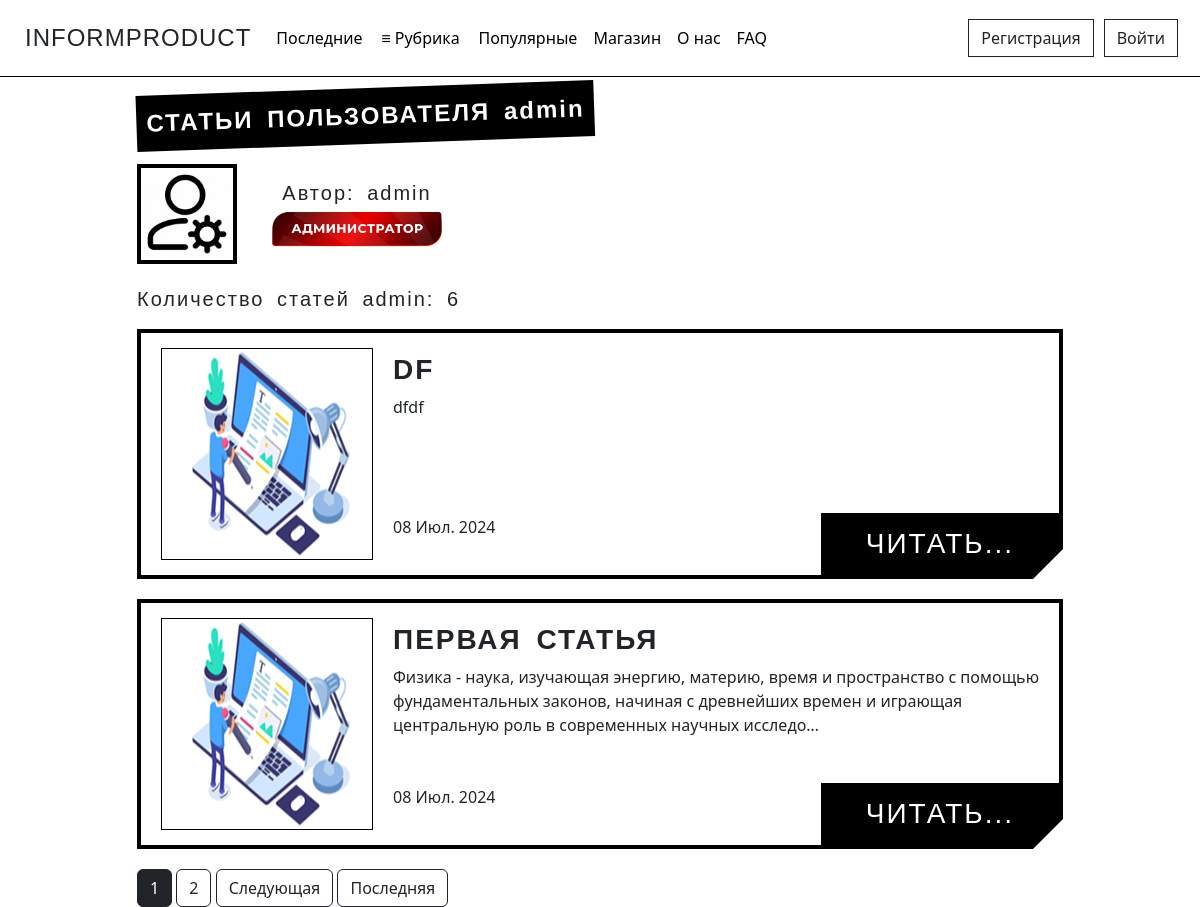
Page /articles/admin on the earlier database version.
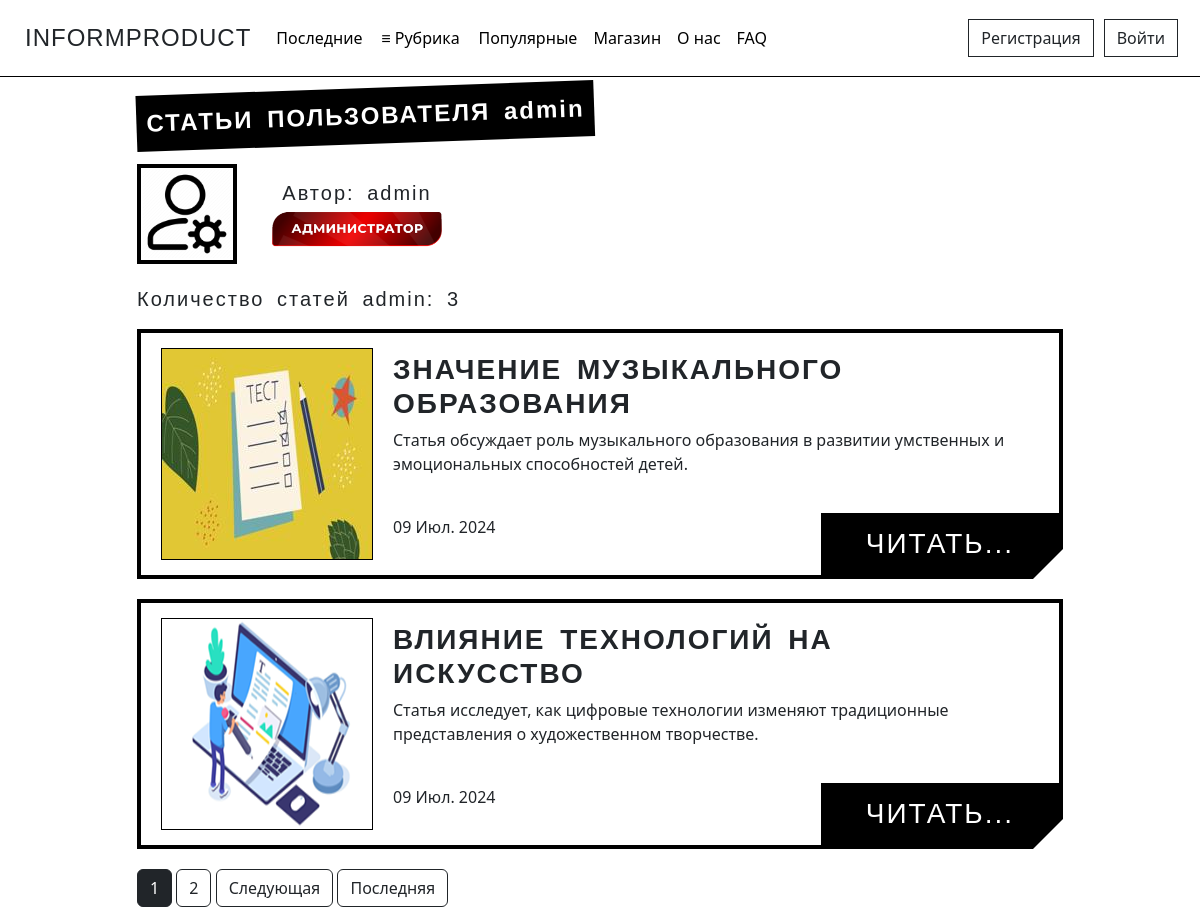
Same page on the later database version.
### journal/models.py (models this page shows, shortened)
class Article(models.Model):
    CATEGORY_CHOICES = [
        ('Analytics', 'Аналитика'),
        ('ART', 'АРТ'),
        ('Music', 'Музыка'),
        ('Science', 'Наука'),
        ('Varial', 'Разное'),
    ]
    title = models.CharField('Название', max_length=100)
    description = models.TextField('Описание')
    text = models.TextField('Основной текст')
    category = models.CharField(max_length=50, verbose_name='Рубрика', choices=CATEGORY_CHOICES, default='Разное')
    author = models.ForeignKey(User, verbose_name='Автор', on_delete=models.CASCADE)
    publication = models.BooleanField('Статус публикации', default=False)
    date = models.DateTimeField('Дата', default=timezone.now)
    likes = models.IntegerField('Количество лайков', default=0)
    img = models.ImageField('Превью', default='default_preview.png', upload_to='preview_images')
    class Meta:
        verbose_name = 'Статью'
        verbose_name_plural = 'Статьи'

### journal/views.py (the view)
# urls.py: path('articles/<str:username>', views.UserAllArticlesView.as_view(), name='user_articles'),
class UserAllArticlesView(ListView):
    model = Article
    template_name = 'journal/user_articles.html'
    context_object_name = 'articles'
    paginate_by = 2
    def get_context_data(self, **kwargs):
        ctx = super().get_context_data(**kwargs)
        user = self.request.user
        author = get_object_or_404(User, username=self.kwargs['username'])
        ctx['author'] = author
        if user.is_authenticated:
            profile = Profile.objects.get(user=user)
            ctx['profile'] = profile
            ctx['is_following'] = Follow.objects.filter(follower=user, following=author).exists()
        if user != author:
            ctx['title'] = 'Статьи пользователя'
            ctx['title_user'] = author
        else:
            ctx['title'] = 'Мои статьи'
        return ctx
    def get_queryset(self):
        author = get_object_or_404(User, username=self.kwargs['username'])
        if self.request.user == author:
            return Article.objects.filter(author=author).order_by('-date')
        return Article.objects.filter(author=author, publication=True).order_by('-date')

### journal/templates/journal/user_articles.html (shortened to what this page needs)
{% extends 'journal/base.html' %}
{% block content %}
<div class="tilted-text font">
    <b>{{ title }}</b> <b class="font-no">{{ title_user }}</b>
    </div>
 <div>
    <div class="user-article">
      <img src="{{ author.profile.img.url }}" alt="{{ author }}" class="user-article-img">
      <div class="author-role">
          <div class="text-author">Автор: {{ author }}</div>
          {% if author.profile.status == 'User' %}
            <img src="/pictures/main_page/user_label.png" alt="Badge" width="180">
          {% elif author.profile.status == 'Admin' %}
            <img src="/pictures/main_page/admin_label.png" alt="Badge" width="180">
          {% else %}
            <img src="/pictures/main_page/user_vip_label.png" alt="Badge" width="180">
          {% endif %}
      </div>
    </div>
    {% if page_obj.paginator.count == 0 %}
      <p class="text-author">Пользователь пока не опубликовал ни одной статьи.</p>
    {% else %}
        <div class="text-author indent-articles">Количество статей {{ author }}: {{ page_obj.paginator.count }}</div>
              {% for article in articles %}
              <div class="alert-light">
                  <div class="col-md-9 frame frame-wide">
                      <div class="img-container">
                        <img src="{{ article.img.url }}">
                      </div>
                      <div class="text-container">
                          <h1 class="font"><strong>{{ article.title|striptags }}</strong></h1>
                          <p><b></b>{{ article.description|striptags|truncatechars:186 }}</p>
                          <a class="read-more font" href="{% url 'article_detail' article.id %}">Читать...</a>
                          <p class="published-date">
                              {% if not article.publication and user == article.author%}
                                <span class="text-author">Статья не опубликована</span>
                              {% else %}
                                  <span class="date">{{ article.date | date:"d M. Y" }}</span>
                              {% endif %}
                          </p>
                      </div>
              </div>
              {% endfor %}
              {% if is_paginated %}
                  {% for num in page_obj.paginator.page_range %}
                    {% if num == page_obj.number %}
                      <button class ="btn btn-dark">{{ num }}</button>
                      {% elif num > page_obj.number|add:'-2' and num < page_obj.number|add:'2' %}
                        <a href="?page={{ num }}" class="btn btn-outline-dark">{{ num }}</a>
                    {% endif %}
                  {% endfor %}
                  {% if page_obj.has_next %}
                      <a href="?page={{ page_obj.next_page_number }}" class="btn btn-outline-dark">Следующая</a>
                      <a href="?page={{ page_obj.paginator.num_pages }}" class="btn btn-outline-dark">Последняя</a>
                  {% endif %}
              {% endif %}
            </div>
    {% endif %}
{% endblock %}

Differences in the rows shown:
removed Article: img (placeholder picture), title "DF", description "dfdf", date "08 Июл. 2024"
removed Article: img (placeholder picture), title "ПЕРВАЯ СТАТЬЯ", description "Физика - наука, изучающая энергию, материю, время и пространство с помощью фундаментальных законов, начиная с древнейших времен и играющая центральную роль в современных научных исследо…", date "08 Июл. 2024"
added Article: img (picture), title "ЗНАЧЕНИЕ МУЗЫКАЛЬНОГО ОБРАЗОВАНИЯ", description "Статья обсуждает роль музыкального образования в развитии умственных и эмоциональных способностей детей.", date "09 Июл. 2024"
added Article: img (placeholder picture), title "ВЛИЯНИЕ ТЕХНОЛОГИЙ НА ИСКУССТВО", description "Статья исследует, как цифровые технологии изменяют традиционные представления о художественном творчестве.", date "09 Июл. 2024"
Other differences:
{{ page_obj.paginator.count }}: "6" → "3"
